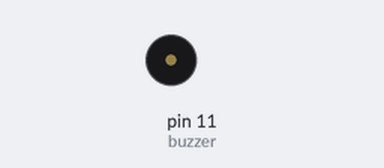
A sketch run on a simulated Arduino Uno, built with avr-gcc and run on an emulated ATmega328P. Shown: buzzer (waves = sounding).

Above: at 0.43 s.
At 7.4 s:
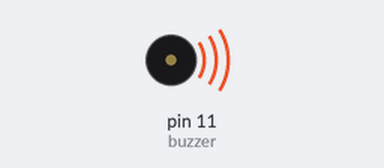
Timing chart, 0 to 17.9 s (numbered marks = the images above):
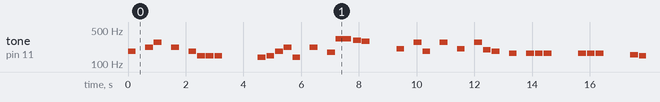

Measured:
- by itself, tone on pin 11 (buzzer): plays 185 Hz for 0.27 s, 220 Hz for 0.27 s, 277 Hz for 0.27 s, 220 Hz for 0.27 s, 185 Hz for 0.27 s, 147 Hz for 0.27 s … (251 notes in this stretch)

The sketch:

_9_trabajo_con_vectores_generaci_n_de_melod_a_personalizada1.ino
```cpp
#define NOTE_B0  31
#define NOTE_C1  33
#define NOTE_CS1 35
#define NOTE_D1  37
#define NOTE_DS1 39
#define NOTE_E1  41
#define NOTE_F1  44
#define NOTE_FS1 46
#define NOTE_G1  49
#define NOTE_GS1 52
#define NOTE_A1  55
#define NOTE_AS1 58
#define NOTE_B1  62
#define NOTE_C2  65
#define NOTE_CS2 69
#define NOTE_D2  73
#define NOTE_DS2 78
#define NOTE_E2  82
#define NOTE_F2  87
#define NOTE_FS2 93
#define NOTE_G2  98
#define NOTE_GS2 104
#define NOTE_A2  110
#define NOTE_AS2 117
#define NOTE_B2  123
#define NOTE_C3  131
#define NOTE_CS3 139
#define NOTE_D3  147
#define NOTE_DS3 156
#define NOTE_E3  165
#define NOTE_F3  175
#define NOTE_FS3 185
#define NOTE_G3  196
#define NOTE_GS3 208
#define NOTE_A3  220
#define NOTE_AS3 233
#define NOTE_B3  247
#define NOTE_C4  262
#define NOTE_CS4 277
#define NOTE_D4  294
#define NOTE_DS4 311
#define NOTE_E4  330
#define NOTE_F4  349
#define NOTE_FS4 370
#define NOTE_G4  392
#define NOTE_GS4 415
#define NOTE_A4  440
#define NOTE_AS4 466
#define NOTE_B4  494
#define NOTE_C5  523
#define NOTE_CS5 554
#define NOTE_D5  587
#define NOTE_DS5 622
#define NOTE_E5  659
#define NOTE_F5  698
#define NOTE_FS5 740
#define NOTE_G5  784
#define NOTE_GS5 831
#define NOTE_A5  880
#define NOTE_AS5 932
#define NOTE_B5  988
#define NOTE_C6  1047
#define NOTE_CS6 1109
#define NOTE_D6  1175
#define NOTE_DS6 1245
#define NOTE_E6  1319
#define NOTE_F6  1397
#define NOTE_FS6 1480
#define NOTE_G6  1568
#define NOTE_GS6 1661
#define NOTE_A6  1760
#define NOTE_AS6 1865
#define NOTE_B6  1976
#define NOTE_C7  2093
#define NOTE_CS7 2217
#define NOTE_D7  2349
#define NOTE_DS7 2489
#define NOTE_E7  2637
#define NOTE_F7  2794
#define NOTE_FS7 2960
#define NOTE_G7  3136
#define NOTE_GS7 3322
#define NOTE_A7  3520
#define NOTE_AS7 3729
#define NOTE_B7  3951
#define NOTE_C8  4186
#define NOTE_CS8 4435
#define NOTE_D8  4699
#define NOTE_DS8 4978
#define SILENCIO 0
#define buzzer 11
#define boton 6

//Para este TP tuve una ayuda de una amiga que sabe mucho de musica

int melodia[] = {
  NOTE_FS3,8, SILENCIO,8, NOTE_A3 ,8, NOTE_CS4,8, SILENCIO,8, NOTE_A3 ,8, SILENCIO,8, NOTE_FS3,8,
  NOTE_D3 ,8, NOTE_D3 ,8, NOTE_D3 ,8, SILENCIO,8, SILENCIO,4, SILENCIO,8, NOTE_CS3,8,
  NOTE_D3 ,8, NOTE_FS3,8, NOTE_A3 ,8, NOTE_CS3,8, SILENCIO,8, NOTE_A3 ,8, SILENCIO,8, NOTE_F3,8,
  NOTE_E4 ,4, NOTE_DS4,8, NOTE_D4 ,8, SILENCIO,8, SILENCIO,4, NOTE_GS3,8, SILENCIO,8, NOTE_CS4,8,
  NOTE_FS3,8, SILENCIO,8, NOTE_CS4,8, SILENCIO,8, NOTE_GS3,8, SILENCIO,8, NOTE_CS4,8, NOTE_G3 ,8,
  NOTE_FS3,8, SILENCIO,8, NOTE_E3 ,8, SILENCIO,8, NOTE_E3 ,8, NOTE_E3 ,8, NOTE_E3 ,8, SILENCIO,8,
  SILENCIO,4, NOTE_E3 ,8, NOTE_E3 ,8, NOTE_E3 ,8, SILENCIO,8, SILENCIO,4, NOTE_DS3,8, NOTE_D3 ,8,
  NOTE_CS3,8, SILENCIO,8, NOTE_A3 ,8, NOTE_CS4,8, SILENCIO,8, NOTE_A3 ,8, SILENCIO,8, NOTE_FS3,8,
  NOTE_D3 ,8, NOTE_D3 ,8, NOTE_D3 ,8, SILENCIO,8, NOTE_E4 ,8, NOTE_E4 ,8, NOTE_E4 ,8, SILENCIO,8,
  SILENCIO,8, NOTE_FS3,8, NOTE_A3 ,8, NOTE_CS4,8, SILENCIO,8, NOTE_A3 ,8, SILENCIO,8, NOTE_F3 ,8,
  NOTE_E4 ,2, NOTE_D4 ,8, SILENCIO,8, SILENCIO,4,
};

int notas = sizeof(melodia) / 2 / 2;
int divisor = 0, duracionNota = 0;

void setup() {
  Serial.begin(9600);
  pinMode(buzzer,OUTPUT);
  pinMode(boton,INPUT);
}

void loop() {
    for (int i = 0; i < notas * 2; i = i + 2) {
    divisor = melodia[i + 1];
    if (divisor > 0) {
      duracionNota = (2400) / divisor;
    }
    tone(buzzer, melodia[i], duracionNota*0.9);
    delay(duracionNota);
    }
}
```
